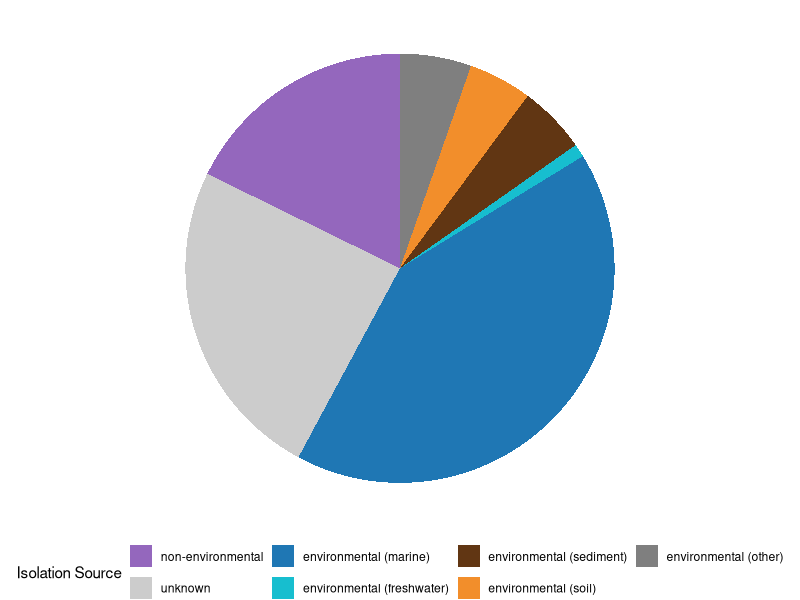
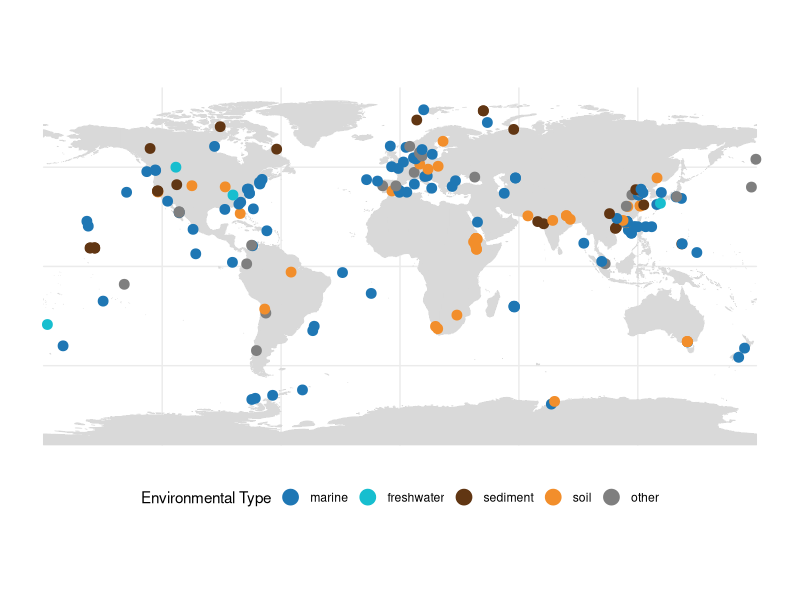
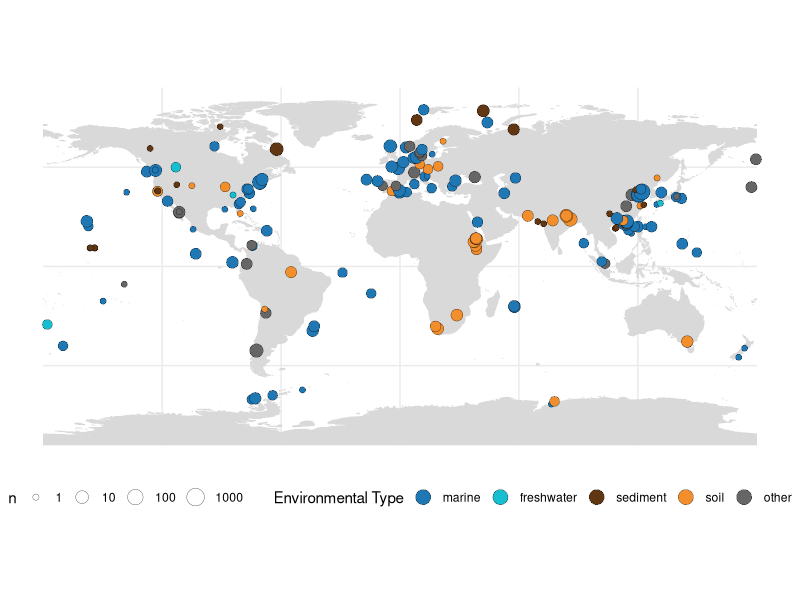

Generate these figures, in order, with R:
# This script makes a map of the lat long coordinates of the NCBI metadata with the most common environmental source for each lat long point



###To do:
# add in isolates from Gradients 4, Puget Sound




# Load required libraries ----
library(here)
library(tidyverse)
library(rnaturalearthdata)
library(rnaturalearth)
library(ggplot2)

# Define a function to return the mode value from a vector of values ------
get_mode <- function(x) {
    ux <- unique(x)
    ux[which.max(tabulate(match(x, ux)))]
}

# Load the metadata file -----
dat <- read_csv(here("data", "intermediate", "ncbi_metadata_clean.csv"),
                     show_col_types = FALSE) %>%
    rename(assembly = assembly_accession)

## Source genomes of interest (directly from the homarine operon search results) -------
#TODO: Update this with new results from Oscar
genomes_oi <- read_delim(
    here(
        "data", 
        "intermediate", 
        "ncbi_genome_counts", 
        "ncbi_complete_homarine_operons_loci_with_taxonomy.txt"
        ), 
    delim = "\t",
    show_col_types = FALSE
) %>%
    select(Assembly) %>%
    distinct()

# Summarize data by isolation_source_mapped and environmental_source_mapped and make a pie plot
dat_pie <- dat %>%
    filter(assembly %in% genomes_oi$Assembly) %>%
    mutate(pie_section = 
               case_when(
            isolation_source_mapped == "non-environmental" ~ "non-environmental",
            isolation_source_mapped == "unknown" ~ "unknown",
            environmental_source_mapped == "marine" ~ "environmental (marine)",
            environmental_source_mapped == "freshwater" ~ "environmental (freshwater)",
            environmental_source_mapped == "sediment" ~ "environmental (sediment)",
            environmental_source_mapped == "soil" ~ "environmental (soil)",
            environmental_source_mapped == "other" ~ "environmental (other)"
            )
    ) %>%
    mutate(pie_section = 
               factor(pie_section, 
                      levels = c("non-environmental", "unknown", 
                                 "environmental (marine)", "environmental (freshwater)", "environmental (sediment)",
                                 "environmental (soil)", "environmental (other)")) )%>%
    group_by(pie_section) %>%
    summarise(n = n()) %>%
    ungroup() 

# Make pie plot
dat_pie %>%
    ggplot(aes(x = "", y = n, fill = pie_section)) +
    geom_bar(width = 1, stat = "identity") +
    coord_polar("y", start = 0) +
    theme_void() +
    theme(legend.position = "bottom") +
    scale_fill_manual(values = c("#9467BD", "grey80", "#1F77B4", "#17BECF", "#613613", "#F28E2B", "grey50")) +
    labs(fill = "Isolation Source") 


# Summarize by unique lat and lon, grabbing the most common environmental source for each
dat_plot2 <- dat %>%
    filter(assembly %in% genomes_oi$Assembly) %>%
    filter(isolation_source_mapped == "environmental") %>% # Only keep environmental sources
    group_by(lat, lon) %>%
    summarise(
        n = n(),
        # TODO Change this to mode of environmental source or prepare for pie graphs
        environmental_source_mapped = get_mode(environmental_source_mapped)
    ) %>%
    ungroup() %>%
    # Make environmental_source_mapped factor
    mutate(environmental_source_mapped = factor(
        environmental_source_mapped,
        levels = 
            c(
            "marine", "freshwater", "sediment", "soil", "other"
        )))

# Plot the lat long on a map!
world <- ne_countries(scale = "medium", returnclass = "sf")

ncbi_map <- ggplot(data = world) +
    geom_sf(fill = "grey85", color = "grey85") +
    coord_sf() + 
    geom_point(
        data = dat_plot2, aes(x = lon, y = lat, color = environmental_source_mapped), size = 3
    ) +
    labs(
        color = "Environmental Type", # Add legend label
        x = "Longitude",
        y = "Latitude"
    ) +
    guides(color = guide_legend(override.aes = list(size = 5)))+
    scale_color_manual(values = c("#1F77B4", "#17BECF", "#613613", "#F28E2B", "grey50")) +
    theme_bw() +
    theme(
        panel.border = element_blank(),
        legend.position = "bottom",
        axis.title = element_blank(),
        axis.text = element_text(size = 7)
    )
ncbi_map



####Scale point size by n
ncbi_map_2 <- ggplot(data = world) +
    geom_sf(fill = "grey85", color = "grey85") +
    coord_sf() + 
    geom_point(
        data = dat_plot2, 
        aes(x = lon, y = lat, fill = environmental_source_mapped, size = n), shape = 21, stroke = 0.15) +
    labs(
        fill = "Environmental Type", # Add legend label
        x = "Longitude",
        y = "Latitude"
    ) +
    guides(fill = guide_legend(override.aes = list(size = 5)))+
    scale_fill_manual(values = c("#1F77B4", "#17BECF", "#613613", "#F28E2B", "grey40")) +
    scale_size_continuous(transform = "log10", range = c(2,6)) +
    theme_bw() +
    theme(
        panel.border = element_blank(),
        legend.position = "bottom",
        axis.title = element_blank(),
        axis.text = element_text(size = 7)
    )
ncbi_map_2

#ggsave(ncbi_map_2, filename = "figures/maps/ncbi_core4_map.png", dpi = 600, height = 7, width = 9, scale = 1.1)
